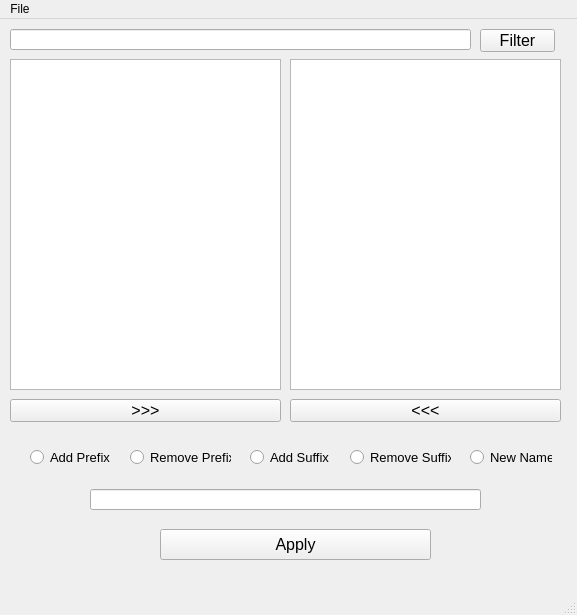
<?xml version="1.0" encoding="UTF-8"?>
<ui version="4.0">
 <class>MainWindow</class>
 <widget class="QMainWindow" name="MainWindow">
  <property name="geometry">
   <rect>
    <x>0</x>
    <y>0</y>
    <width>577</width>
    <height>615</height>
   </rect>
  </property>
  <property name="windowTitle">
   <string>MainWindow</string>
  </property>
  <widget class="QWidget" name="centralwidget">
   <widget class="QLineEdit" name="filterEdit">
    <property name="geometry">
     <rect>
      <x>10</x>
      <y>10</y>
      <width>461</width>
      <height>21</height>
     </rect>
    </property>
    <property name="font">
     <font>
      <pointsize>12</pointsize>
     </font>
    </property>
   </widget>
   <widget class="QPushButton" name="filterButton">
    <property name="geometry">
     <rect>
      <x>480</x>
      <y>10</y>
      <width>75</width>
      <height>23</height>
     </rect>
    </property>
    <property name="font">
     <font>
      <pointsize>12</pointsize>
     </font>
    </property>
    <property name="text">
     <string>Filter</string>
    </property>
   </widget>
   <widget class="QListView" name="listView">
    <property name="geometry">
     <rect>
      <x>10</x>
      <y>40</y>
      <width>271</width>
      <height>331</height>
     </rect>
    </property>
    <property name="font">
     <font>
      <pointsize>12</pointsize>
     </font>
    </property>
    <property name="selectionMode">
     <enum>QAbstractItemView::ExtendedSelection</enum>
    </property>
   </widget>
   <widget class="QListView" name="selectView">
    <property name="geometry">
     <rect>
      <x>290</x>
      <y>40</y>
      <width>271</width>
      <height>331</height>
     </rect>
    </property>
    <property name="font">
     <font>
      <pointsize>12</pointsize>
     </font>
    </property>
    <property name="selectionMode">
     <enum>QAbstractItemView::ExtendedSelection</enum>
    </property>
   </widget>
   <widget class="QPushButton" name="selectButton">
    <property name="geometry">
     <rect>
      <x>10</x>
      <y>380</y>
      <width>271</width>
      <height>23</height>
     </rect>
    </property>
    <property name="font">
     <font>
      <pointsize>12</pointsize>
     </font>
    </property>
    <property name="text">
     <string>&gt;&gt;&gt;</string>
    </property>
   </widget>
   <widget class="QPushButton" name="removeButton">
    <property name="geometry">
     <rect>
      <x>290</x>
      <y>380</y>
      <width>271</width>
      <height>23</height>
     </rect>
    </property>
    <property name="font">
     <font>
      <pointsize>12</pointsize>
     </font>
    </property>
    <property name="text">
     <string>&lt;&lt;&lt;</string>
    </property>
   </widget>
   <widget class="QRadioButton" name="addPrefixRadio">
    <property name="geometry">
     <rect>
      <x>30</x>
      <y>430</y>
      <width>82</width>
      <height>17</height>
     </rect>
    </property>
    <property name="font">
     <font>
      <pointsize>10</pointsize>
     </font>
    </property>
    <property name="text">
     <string>Add Prefix</string>
    </property>
   </widget>
   <widget class="QRadioButton" name="removePrefixRadio">
    <property name="geometry">
     <rect>
      <x>130</x>
      <y>430</y>
      <width>101</width>
      <height>17</height>
     </rect>
    </property>
    <property name="font">
     <font>
      <pointsize>10</pointsize>
     </font>
    </property>
    <property name="text">
     <string>Remove Prefix</string>
    </property>
   </widget>
   <widget class="QRadioButton" name="addSuffixRadio">
    <property name="geometry">
     <rect>
      <x>250</x>
      <y>430</y>
      <width>82</width>
      <height>17</height>
     </rect>
    </property>
    <property name="font">
     <font>
      <pointsize>10</pointsize>
     </font>
    </property>
    <property name="text">
     <string>Add Suffix</string>
    </property>
   </widget>
   <widget class="QRadioButton" name="removeSuffixRadio">
    <property name="geometry">
     <rect>
      <x>350</x>
      <y>430</y>
      <width>101</width>
      <height>16</height>
     </rect>
    </property>
    <property name="font">
     <font>
      <pointsize>10</pointsize>
     </font>
    </property>
    <property name="text">
     <string>Remove Suffix</string>
    </property>
   </widget>
   <widget class="QRadioButton" name="newNameRadio">
    <property name="geometry">
     <rect>
      <x>470</x>
      <y>430</y>
      <width>82</width>
      <height>17</height>
     </rect>
    </property>
    <property name="font">
     <font>
      <pointsize>10</pointsize>
     </font>
    </property>
    <property name="text">
     <string>New Name</string>
    </property>
   </widget>
   <widget class="QPushButton" name="applyButton">
    <property name="geometry">
     <rect>
      <x>160</x>
      <y>510</y>
      <width>271</width>
      <height>31</height>
     </rect>
    </property>
    <property name="font">
     <font>
      <pointsize>12</pointsize>
     </font>
    </property>
    <property name="text">
     <string>Apply</string>
    </property>
   </widget>
   <widget class="QLineEdit" name="nameEdit">
    <property name="geometry">
     <rect>
      <x>90</x>
      <y>470</y>
      <width>391</width>
      <height>21</height>
     </rect>
    </property>
    <property name="font">
     <font>
      <pointsize>12</pointsize>
     </font>
    </property>
   </widget>
  </widget>
  <widget class="QMenuBar" name="menubar">
   <property name="geometry">
    <rect>
     <x>0</x>
     <y>0</y>
     <width>577</width>
     <height>21</height>
    </rect>
   </property>
   <widget class="QMenu" name="menuFile">
    <property name="title">
     <string>File</string>
    </property>
    <addaction name="actionOpen"/>
   </widget>
   <addaction name="menuFile"/>
  </widget>
  <widget class="QStatusBar" name="statusbar"/>
  <action name="actionOpen">
   <property name="text">
    <string>Open Directory</string>
   </property>
  </action>
 </widget>
 <resources/>
 <connections/>
</ui>
